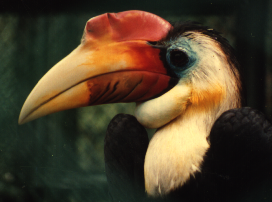
%> input picture LAB3/Scripts/Bird24b.bmp, 272 x 202 px
$ octave Entrega2.m   (GNU Octave 9; MATLAB toolbox functions it lacks are replaced by stand-ins)
%> lines starting %> are read from the running program, lines starting %| are printed output that depends on the picture; in (x1, y1, x2, y2) boxes, pixels count from 0 and x2, y2 are one past the last pixel; in counts of white or black regions, pixels touching at a corner belong together; the program's own positions count from 1
### LAB3/Scripts/Anti_sp.m
function [ Res ] = Anti_sp( I )
% [6 lines of commented-out code are left out]
[nRows, nCols] = size(I);
Res = I;
    for i = 3:nRows-2
        for j = 3:nCols-2
            if I(i,j) == 0 | I(i,j) == 255
                window = [I(i-1,j-1),I(i-1,j),I(i,j+1),I(i,j-1),I(i,j),I(i,j+1),I(i+1,j-1),I(i+1,j),I(i+1,j+1)];
                Res(i,j) = median(window);
            end
        end

    end

end

### LAB3/Scripts/Entrega2.m
%2 arrayfunction si blac filtro, si negre filtro, si no guay
clc
clear all;

I = imread('Bird24b.bmp');
%> I is the input picture: size 202x272x3 uint8; mean R, G, B 78, 63.1, 42.2
G = rgb2gray(I);
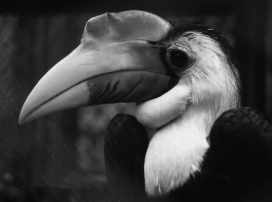
%> G: size 202x272 uint8; min 7, max 242, mean 65.1
figure;imshow(G);


imN = imnoise(G,'salt & pepper', 0.2);
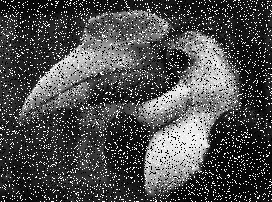
%> imN: size 202x272 uint8; min 0, max 255, mean 77.6
figure;imshow(imN);

J = Anti_sp(imN); %J = colfilt(imN,[3 3],'sliding',@Anti_sp);
%> after the loop in Anti_sp, `for i = 3:nRows-2`:
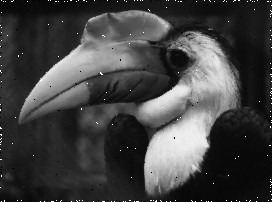
%> Res: size 202x272 uint8; 19.16% of pixels changed, all inside (x1, y1, x2, y2) = (2, 2, 270, 200)
%> after the loop in Anti_sp, `for i = 3:nRows-2`: window = [15 16 16 15 255 16 15 15 15]
figure;imshow(J,[]);

$ run again, with LAB3/Scripts/london.jpg saved as LAB3/Scripts/Bird24b.bmp
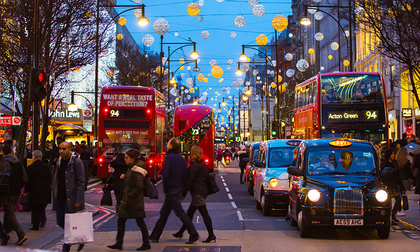
%> input picture LAB3/Scripts/london.jpg, 420 x 252 px, shrunk from 820 x 492 before the run
%> I is the input picture: size 252x420x3 uint8; mean R, G, B 87.4, 77.9, 84.5
%> `imN = imnoise(G,'salt & pepper', 0.2);`:
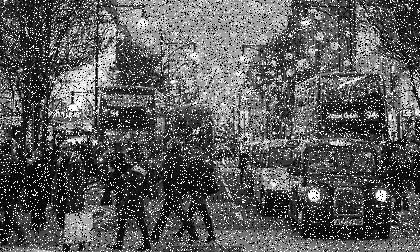
%> imN: size 252x420 uint8; min 0, max 255, mean 90.8
%> after the loop in Anti_sp, `for i = 3:nRows-2`:
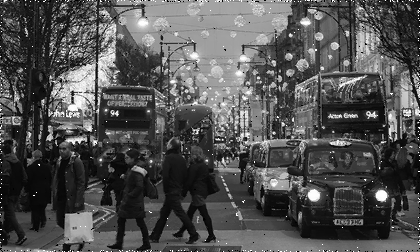
%> Res: size 252x420 uint8; 19.4% of pixels changed, all inside (x1, y1, x2, y2) = (2, 2, 418, 250)
%> after the loop in Anti_sp, `for i = 3:nRows-2`: window = [255 125 121 119 0 121 0 118 117]
